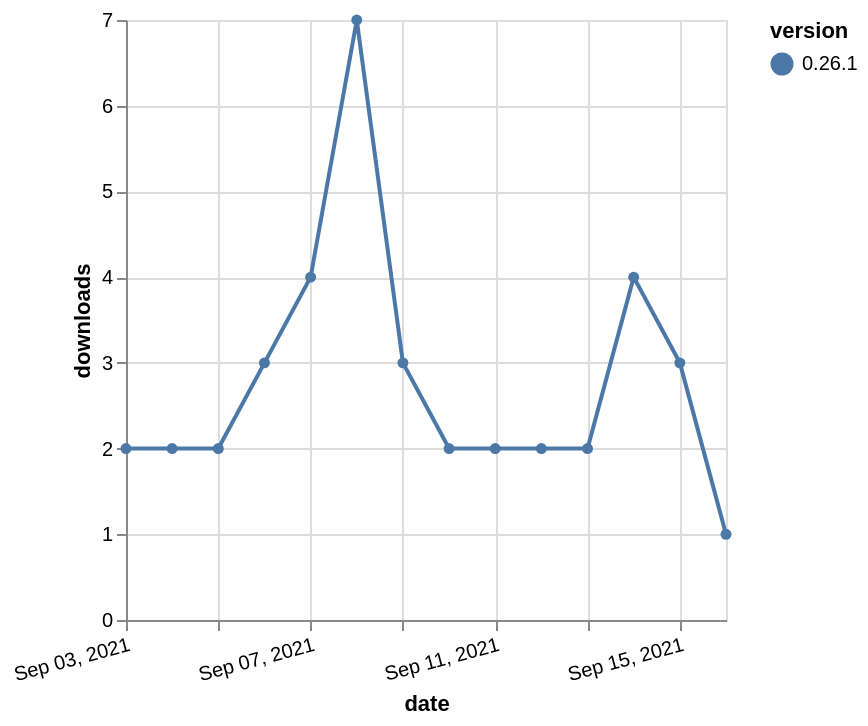

Write a Vega-Lite specification for this figure.
### Vega-Lite specification from a JSON file in a GitHub repository (floating-point values rounded to 4 significant figures)
{"$schema": "https://vega.github.io/schema/vega-lite/v5.json", "description": "A simple bar chart with embedded data.", "data": {"values": [{"date": "2021-09-03", "total": 20367, "delta": 2, "version": "0.26.1"}, {"date": "2021-09-04", "total": 20369, "delta": 2, "version": "0.26.1"}, {"date": "2021-09-05", "total": 20371, "delta": 2, "version": "0.26.1"}, {"date": "2021-09-06", "total": 20374, "delta": 3, "version": "0.26.1"}, {"date": "2021-09-07", "total": 20378, "delta": 4, "version": "0.26.1"}, {"date": "2021-09-08", "total": 20385, "delta": 7, "version": "0.26.1"}, {"date": "2021-09-09", "total": 20388, "delta": 3, "version": "0.26.1"}, {"date": "2021-09-10", "total": 20390, "delta": 2, "version": "0.26.1"}, {"date": "2021-09-11", "total": 20392, "delta": 2, "version": "0.26.1"}, {"date": "2021-09-12", "total": 20394, "delta": 2, "version": "0.26.1"}, {"date": "2021-09-13", "total": 20396, "delta": 2, "version": "0.26.1"}, {"date": "2021-09-14", "total": 20400, "delta": 4, "version": "0.26.1"}, {"date": "2021-09-15", "total": 20403, "delta": 3, "version": "0.26.1"}, {"date": "2021-09-16", "total": 20404, "delta": 1, "version": "0.26.1"}]}, "width": "container", "mark": {"type": "line", "point": {"filled": true}}, "encoding": {"x": {"field": "date", "type": "temporal", "timeUnit": "yearmonthdate", "title": "date", "axis": {"labelAngle": -15}}, "y": {"field": "delta", "type": "quantitative", "title": "downloads"}, "color": {"field": "version", "type": "nominal"}, "tooltip": {"field": "delta"}}}
